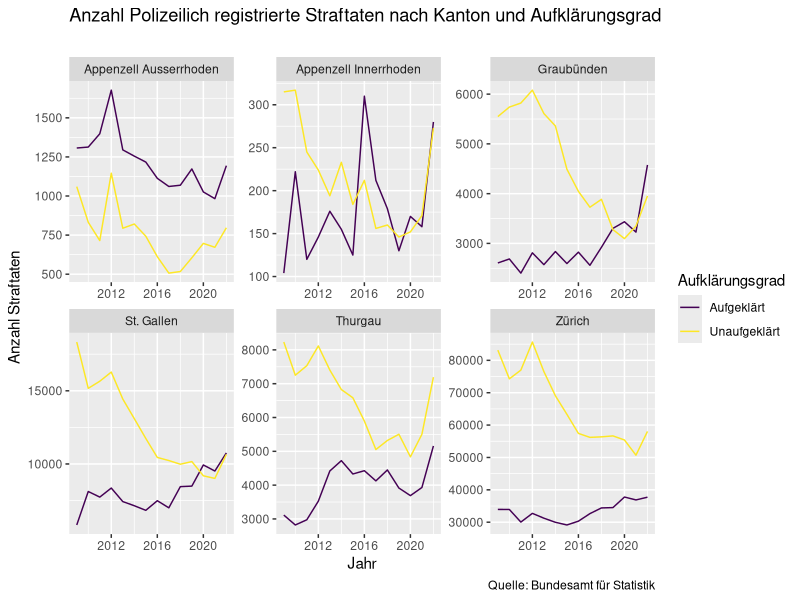

This chart was generated by the following R code:
## ---- chunk 1
knitr::opts_chunk$set(echo = TRUE)
## ---- chunk 2
# load libraries
library(tidyverse)
library(data.table)

# load data
df <- fread(here::here("data", "px-x-1903020100_101_20230427-102332.csv"), header = TRUE)

# make data tidy
df_strft <- df %>% 
  mutate(`2021` = as.character(`2021`)) %>%
  mutate(`2022` = as.character(`2022`)) %>%
  pivot_longer(cols = c(`2009`, `2010`, `2011`, `2012`, `2013`, `2014`,`2015`, 
                        `2016`,`2017`, `2018`, `2019`, `2020`, `2021`, `2022`),
               names_to = "Jahr",
               values_to = "Value") %>%
  mutate(Value = as.numeric(Value)) %>% # change to numeric
  mutate(Jahr = as.numeric(Jahr)) # change to numeric
## ---- chunk 3
# load libraries
library(tidyverse)
library(ggplot2)
library(viridis) # Package for color palette

# Total Straftaten, unaufgeklärt oder aufgeklärt ----
# create dataset
df_plot1 <- df_strft %>% 
  filter(Straftat == "Straftat - Total") %>% 
  select(-Ausführungsgrad) %>% 
  group_by(Kanton, Jahr, Aufklärungsgrad) %>% 
  summarise(Anzahl = sum(Value)) %>% 
  ungroup()

# create plot ----
plot1 <- ggplot(data = df_plot1) +
  geom_line(mapping = aes(x = Jahr, y = Anzahl,
                          color = Aufklärungsgrad)) +
  facet_wrap(vars(Kanton), scales = "free") +
  labs(
    x = "Jahr",
    y = "Anzahl Straftaten",
    title = "Anzahl Polizeilich registrierte Straftaten nach Kanton und Aufklärungsgrad",
    subtitle = "",
    caption = "Quelle: Bundesamt für Statistik"
  ) +
  scale_color_viridis(discrete = TRUE)

